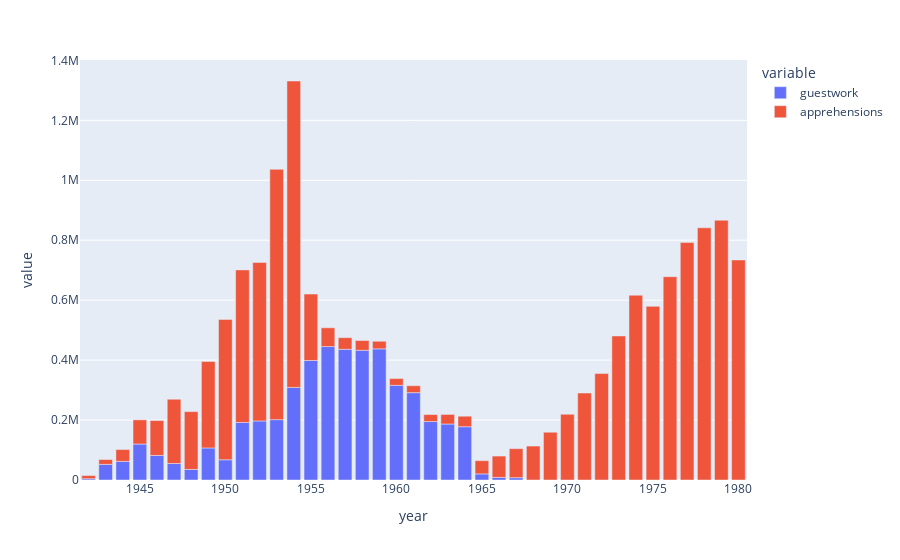

The cell this chart's notebook holds for it:
### Code cell
import plotly.express as px

fig3 = px.bar(apprehension_df, x='year', y=['guestwork','apprehensions'])
fig3.show()

### Figure 1 — Plotly figure (JSON) as saved in the notebook; plotly's stock layout.template omitted (floating-point values rounded to 4 significant figures)
{"data": [{"alignmentgroup": "True", "hovertemplate": "variable=guestwork<br>year=%{x}<br>value=%{y}<extra></extra>", "legendgroup": "guestwork", "marker": {"color": "#636efa", "pattern": {"shape": ""}}, "name": "guestwork", "offsetgroup": "guestwork", "orientation": "v", "showlegend": true, "textposition": "auto", "type": "bar", "x": [1942, 1943, 1944, 1945, 1946, 1947, 1948, 1949, 1950, 1951, 1952, 1953, 1954, 1955, 1956, 1957, 1958, 1959, 1960, 1961, 1962, 1963, 1964, 1965, 1966, 1967, 1968, 1969, 1970, 1971, 1972, 1973, 1974, 1975, 1976, 1977, 1978, 1979, 1980], "xaxis": "x", "y": [4203, 52098, 62170, 120000, 82000, 55000, 35345, 107000, 67500, 192000, 197100, 201380, 309033, 398650, 445197, 436049, 432857, 437643, 315846, 291420, 194978, 186865, 177736, 20286, 8647, 7703, null, null, null, null, null, null, null, null, null, null, null, null, null], "yaxis": "y"}, {"alignmentgroup": "True", "hovertemplate": "variable=apprehensions<br>year=%{x}<br>value=%{y}<extra></extra>", "legendgroup": "apprehensions", "marker": {"color": "#EF553B", "pattern": {"shape": ""}}, "name": "apprehensions", "offsetgroup": "apprehensions", "orientation": "v", "showlegend": true, "textposition": "auto", "type": "bar", "x": [1942, 1943, 1944, 1945, 1946, 1947, 1948, 1949, 1950, 1951, 1952, 1953, 1954, 1955, 1956, 1957, 1958, 1959, 1960, 1961, 1962, 1963, 1964, 1965, 1966, 1967, 1968, 1969, 1970, 1971, 1972, 1973, 1974, 1975, 1976, 1977, 1978, 1979, 1980], "xaxis": "x", "y": [10613, 16154, 39449, 80760, 116320, 214543, 192779, 288253, 468339, 509040, 528815, 835311, 1022267, 221674, 62625, 38822, 32556, 25270, 22687, 23109, 23358, 31910, 35146, 44161, 71233, 96845, 113304, 159376, 219254, 290152, 355099, 480588, 616630, 579448, 678356, 792613, 841525, 866761, 734219], "yaxis": "y"}], "layout": {"autosize": true, "barmode": "relative", "legend": {"title": {"text": "variable"}, "tracegroupgap": 0}, "margin": {"t": 60}, "xaxis": {"anchor": "y", "autorange": true, "domain": [0, 1], "range": [1942.0, 1980.0], "title": {"text": "year"}, "type": "linear"}, "yaxis": {"anchor": "x", "autorange": true, "domain": [0, 1], "range": [0, 1401000.0], "title": {"text": "value"}, "type": "linear"}}}
